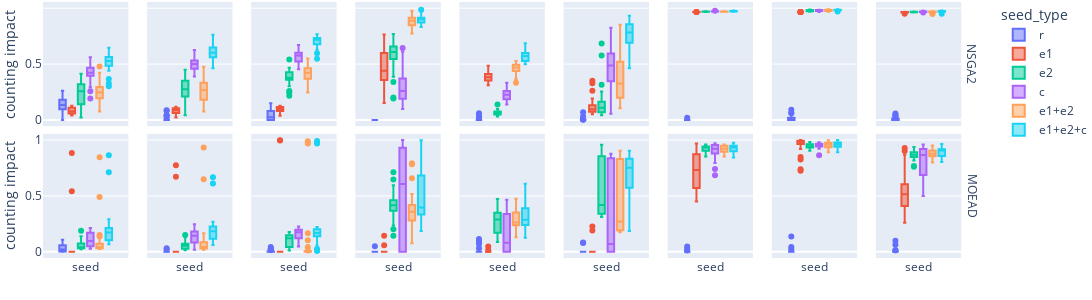
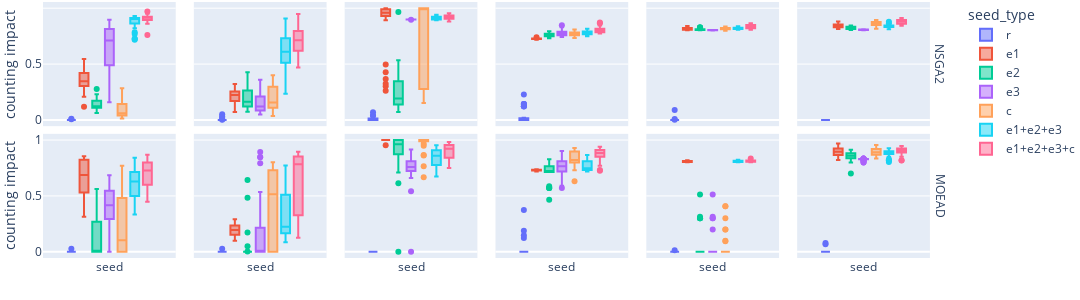

Notebook code for these charts, in order:
### Code cell
import plotly.express as px

def plot_CI_data(filtered_df, problem_name, n_obj):
    fig = px.box(
        filtered_df.loc[(filtered_df.problem_name.str.contains(problem_name))],
        color="seed_type",
        facet_col="problem_name",
        facet_row="algorithm_name",
        labels={
                "value": "counting impact",
                "variable": "",
                "percentage_of_optimal_genes": "% optimal genes",
                "seed" : "seed ind"
            },
        #title=problem_name+" d_o="+str(n_obj),
        facet_col_spacing=0.0,
        facet_row_spacing=0.0,
        #set font size to 12:
        
        )
    fig.update_layout(
        height=300,
        width=180*len(filtered_df.problem_name.unique()),
        margin=dict(l=0, r=0, t=0, b=0),
        font=dict(size=13)
    )
    fig.for_each_annotation(lambda a: a.update( text=a.text.removeprefix("problem_name=") ))#remove the prefix
    fig.for_each_annotation(lambda a: a.update( text=a.text.removeprefix("algorithm_name=") ))#remove the prefix
    fig.write_image("../figures/paper/pop_impact/impact_plot_"+problem_name+"d_o="+str(n_obj)+".pdf")
    fig.show()


# plot_CI_data( df_2d, "ZDT", 2 )
# plot_CI_data( df_2d, "MACO", 2 )
# plot_CI_data( df_2d, "UF", 2 )

# plot_CI_data( df_3d, "UF", 3 )
# plot_CI_data( df_3d, "DTLZ", 3 )

d2_data = df_2d[ (df_2d.problem_name != "ZDT4") & (df_2d.problem_name != "ZDT6") & (df_2d.problem_name != "MACO_w=shallow") ]
plot_CI_data( d2_data, "", 2 )
plot_CI_data( df_3d, "", 3 )
